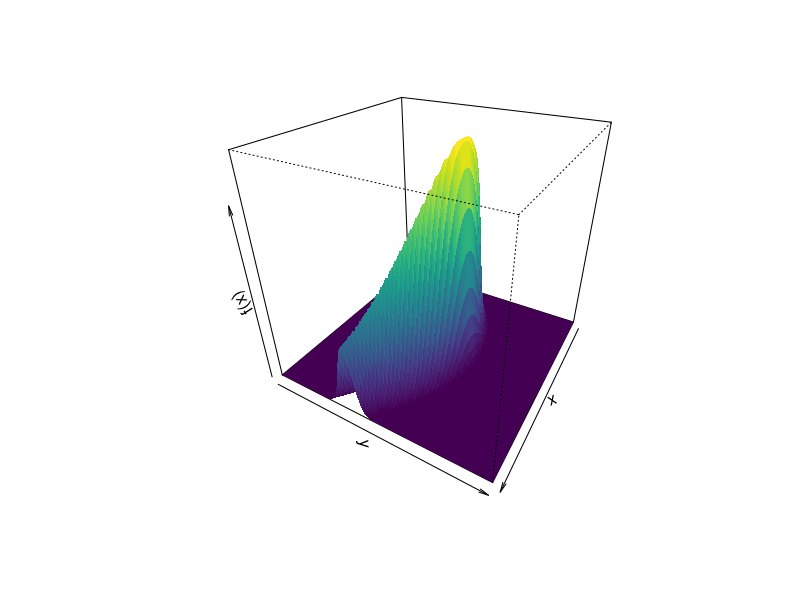

Source code (R): (Note: this script raises an error after producing the figure.)
#################################################################
#
#   Metropolis Hastings Random Walk and Adaptive MCMC
#   R Shiny
#   Sean Wu
#   February 10, 2017
#
#################################################################

library(viridis)

#helper function to sample equally from color space
colGG <- function(n) {
  hues = seq(15, 375, length = n + 1)
  hcl(h = hues, l = 65, c = 100)[1:n]
}

persp.withcol <- function(x,y,z,color,...,xlg=TRUE,ylg=TRUE)
{
  colnames(z) <- y
  rownames(z) <- x
  
  nrz <- nrow(z)
  ncz <- ncol(z) 
  
  nb.col = length(color)
  
  zfacet <- z[-1, -1] + z[-1, -ncz] + z[-nrz, -1] + z[-nrz, -ncz]
  facetcol <- cut(zfacet, nb.col)
  par(xlog=xlg,ylog=ylg)
  persp(
    as.numeric(rownames(z)),
    as.numeric(colnames(z)),
    as.matrix(z),
    col=color[facetcol],
    ...
  )
}



#########################################
# Rosenbrock (banana) Function
#########################################

p.log <- function(x) {
  B <- 0.03 # controls 'bananacity'
  -x[1]^2/200 - 1/2*(x[2]+B*x[1]^2-100*B)^2
}

#calculate function density
x1 <- seq(-15, 15, length=100)
x2 <- seq(-15, 15, length=100)
d.banana <- matrix(apply(expand.grid(x1, x2), 1, p.log), nrow=100)

#plot 3d function surface
funcCol = colorRampPalette(colors=c("#132B43","#56B1F7"))(100)
funcCol = viridis(60)
zfacet = d.banana[-1,-1] + d.banana[-1,-length(x2)] + d.banana[-length(x1),-1] + d.banana[-length(x1),-length(x2)]
perspCol = cut(zfacet,100)

# persp(x1,x2,d.banana,col=funcCol[perspCol],theta = 120,phi = 30,xlab=expression(theta[1]),ylab=expression(theta[2]),zlab=expression(f(x)))


persp.withcol(x = x1,y = x2,z = exp(d.banana),color = viridis(60),theta=120,phi=30,border=NA,xlab="x",ylab="y",zlab="f(x)")


#plot output from complex sampler
banana1 <- adaptMCMC(target=p.log,init_theta=c(10,10),covmat=diag(c(1,1)),n_iterations=1e3,
                     adapt_size_start=10,acceptance_rate_weight=0,acceptance_window=0,adapt_shape_start=20,
                     info=1e2,seedMH = 50)

par(mfrow=c(1,2))


image(x1, x2, exp(d.banana), col= funcCol,xlab=expression(theta[1]),ylab=expression(theta[2])) #image of function
contour(x1, x2, exp(d.banana), add=TRUE, col=gray(0.5)) #contours of function density
traceCol = viridis(n = nrow(banana1$theta_trace),option = "D",begin = 0.5) #colors of MCMC trace
for(i in 1:(nrow(banana1$theta_trace)-1)){ #plot MCMC trace
  lines(banana1$theta_trace[i:(i+1),],col=traceCol[i],type="l")
}

matplot(banana1$theta_trace,type="l",col=colGG(2),lty=1,lwd=1.25,xlab="Iterations",ylab="Parameter Trace") #
grid()

par(mfrow=c(1,1))

#plot output from simple sampler
banana2 <- rwMCMC(target = p.log,init_theta = c(10,10),covmat = diag(c(1,1)),n_iterations = 1e3,info = 1e2,seedMH = 42)

par(mfrow=c(1,2))

image(x1, x2, exp(d.banana), col= colorRampPalette(colors=c("#132B43","#56B1F7"))(100),xlab=expression(theta[1]),ylab=expression(theta[2])) #image of function
contour(x1, x2, exp(d.banana), add=TRUE, col=gray(0.5)) #contours of function density
traceCol = viridis(n = nrow(banana2$theta_trace),option = "D",begin = 0.5) #colors of MCMC trace
for(i in 1:(nrow(banana2$theta_trace)-1)){ #plot MCMC trace
  lines(banana2$theta_trace[i:(i+1),],col=traceCol[i],type="l")
}

matplot(banana2$theta_trace,type="l",col=colGG(2),lty=1,lwd=1.25,xlab="Iterations",ylab="Parameter Trace") #
grid()

par(mfrow=c(1,1))


#########################################
# Goldenstein-Price Function
#########################################

goldpr <- function(xx){
  x1 <- xx[1]
  x2 <- xx[2]
  
  fact1a <- (x1 + x2 + 1)^2
  fact1b <- 19 - 14*x1 + 3*x1^2 - 14*x2 + 6*x1*x2 + 3*x2^2
  fact1 <- 1 + fact1a*fact1b
  
  fact2a <- (2*x1 - 3*x2)^2
  fact2b <- 18 - 32*x1 + 12*x1^2 + 48*x2 - 36*x1*x2 + 27*x2^2
  fact2 <- 30 + fact2a*fact2b
  
  y <- fact1*fact2
  return(-log(y))
}

#calculate function density
x1 <- seq(-2, 2, length=100)
x2 <- seq(-2, 2, length=100)
d.goldpr <- matrix(apply(expand.grid(x1, x2), 1, goldpr), nrow=100)

#plot 3d function surface
# funcCol = colorRampPalette(colors=c("#132B43","#56B1F7"))(100)
# funcCol = viridis(60)
# zfacet = d.goldpr[-1,-1] + d.goldpr[-1,-length(x2)] + d.goldpr[-length(x1),-1] + d.goldpr[-length(x1),-length(x2)]
# perspCol = cut(zfacet,100)

# persp(x1,x2,d.banana,col=funcCol[perspCol],theta = 120,phi = 30,xlab=expression(theta[1]),ylab=expression(theta[2]),zlab=expression(f(x)))


persp.withcol(x1,x2,d.goldpr,color = viridis(60),theta=120,phi=30,border=NA,xlab="x",ylab="y",zlab="f(x)")

goldpr1 <- adaptMCMC(target=goldpr,init_theta=c(2,2),covmat=diag(c(1,1)),n_iterations=100,
                     adapt_size_start=100,acceptance_rate_weight=0,acceptance_window=0,adapt_shape_start=150,
                     info=1e2,seedMH = 50)

par(mfrow=c(1,2))

funCol = colorRampPalette(colors=c("#132B43","#56B1F7"))(100)

image(x1, x2, d.goldpr, col= funCol,xlab=expression(theta[1]),ylab=expression(theta[2])) #image of function
contour(x1, x2, d.goldpr, add=TRUE, col=gray(0.5)) #contours of function density
traceCol = viridis(n = nrow(goldpr1$theta_trace),option = "D",begin = 0.5) #colors of MCMC trace
for(i in 1:(nrow(goldpr1$theta_trace)-1)){ #plot MCMC trace
  lines(goldpr1$theta_trace[i:(i+1),],col=traceCol[i],type="l")
}

matplot(goldpr1$theta_trace,type="l",col=colGG(2),lty=1,lwd=1.25,xlab="Iterations",ylab="Parameter Trace") #
grid()

par(mfrow=c(1,1))
traceCol = viridis(n = nrow(goldpr1$theta_trace),option = "D",begin = 0.5) #colors of MCMC trace
par(bg="white")
goldprPmat = persp.withcol(x1,x2,d.goldpr,color = funCol,theta=120,phi=30,border=NA,xlab="x",ylab="y",zlab="f(x)",ticktype="detailed")
x = trans3d(x = goldpr1$theta_trace[,1],y = goldpr1$theta_trace[,2],z = apply(X = goldpr1$theta_trace,MARGIN = 1,FUN = goldpr),pmat = goldprPmat)
for(i in 1:(nrow(goldpr1$theta_trace)-1)){ #plot MCMC trace
  lines(x$x[i:(i+1)],x$y[i:(i+1)],col=traceCol[i],type="l")
}

points(x,pch=16,col=traceCol,cex=0.5)

